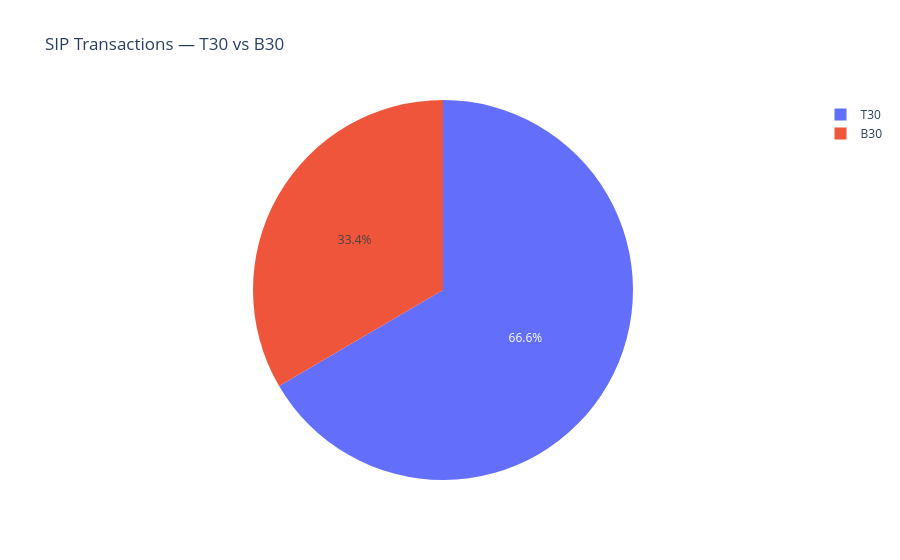

Notebook source saved alongside this figure:
### Code cell
# Chart 13 — T30 vs B30
tier = sip_tx["city_tier"].value_counts().reset_index()
tier.columns = ["city_tier","transactions"]
fig = px.pie(tier, names="city_tier", values="transactions",
             title="SIP Transactions — T30 vs B30")
fig.show()

### Figure 1 — Plotly figure (JSON) as saved in the notebook; plotly's stock layout.template omitted (floating-point values rounded to 4 significant figures)
{"data": [{"domain": {"x": [0, 1], "y": [0, 1]}, "hovertemplate": "city_tier=%{label}<br>transactions=%{value}<extra></extra>", "labels": ["T30", "B30"], "legendgroup": "", "name": "", "showlegend": true, "type": "pie", "values": [13123, 6593]}], "layout": {"legend": {"tracegroupgap": 0}, "title": {"text": "SIP Transactions — T30 vs B30"}}}
